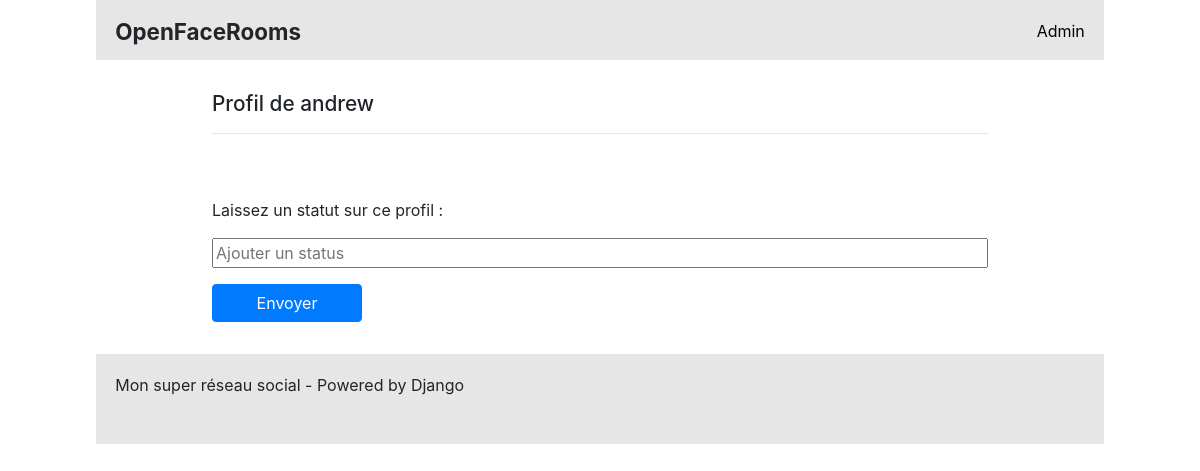
The page /profile/1 on the database as committed earlier.
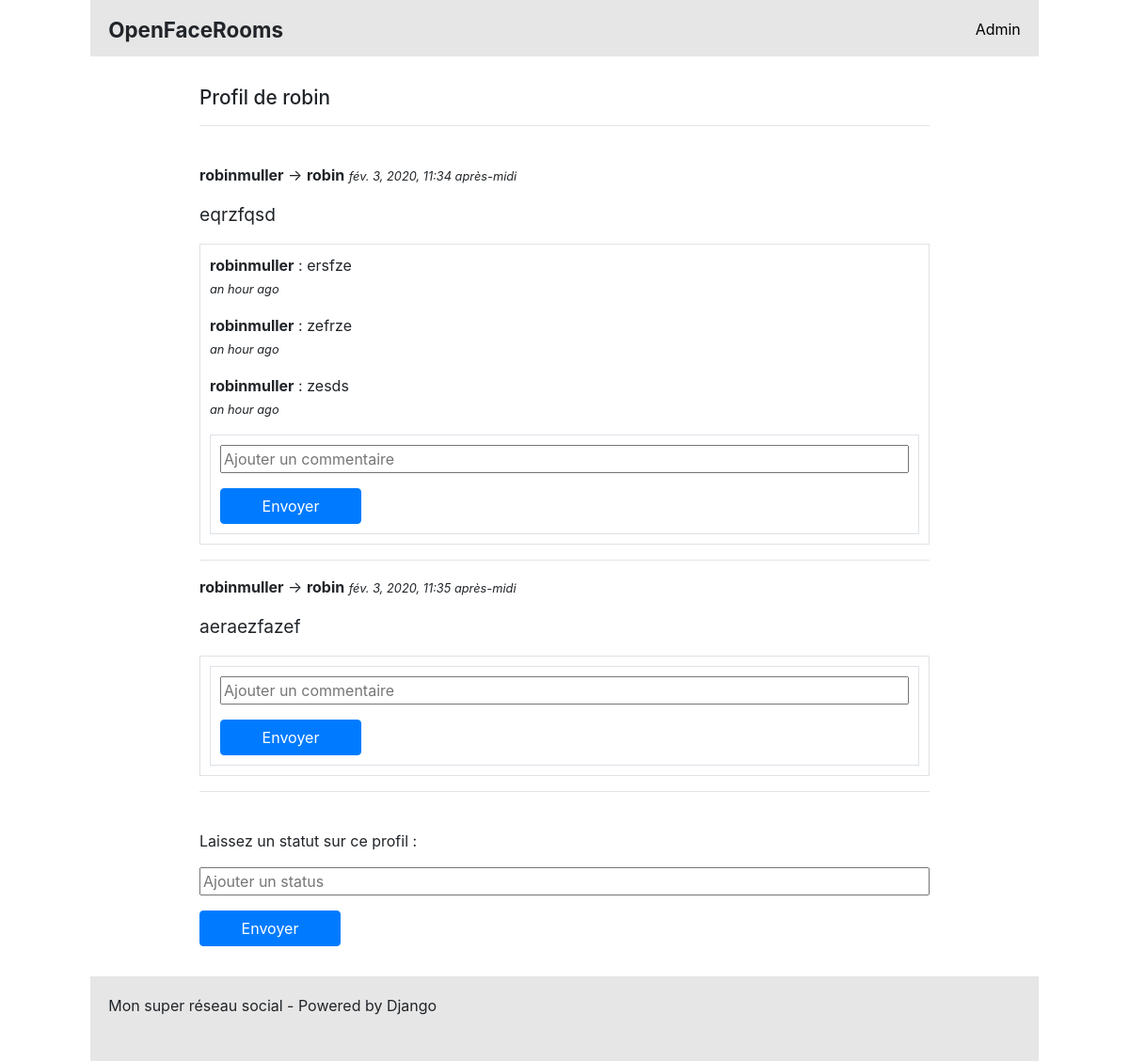
The same page on the database as committed later.
### social/models.py (models this page shows, shortened)
class Profile(models.Model):
    user      = models.CharField(max_length=100, verbose_name="")
    date      = models.DateTimeField(default=timezone.now, verbose_name="Date de création")
    class Meta:
        verbose_name="Profil"
    def __str__(self):
        return "Profil de {}".format(self.user)

class Message(models.Model):
    content = models.CharField(max_length=100, verbose_name="")
    author  = models.CharField(max_length=100, verbose_name="")
    date    = models.DateTimeField(default=timezone.now, verbose_name="Date de création")

class ProfileStatus(Message):
    profile = models.ForeignKey('Profile', on_delete=models.CASCADE)
    class Meta:
        verbose_name="Statut"
    def __str__(self):
        return self.content

class Message(models.Model):
    content = models.CharField(max_length=100, verbose_name="")
    author  = models.CharField(max_length=100, verbose_name="")
    date    = models.DateTimeField(default=timezone.now, verbose_name="Date de création")

class Comment(Message):
    status  = models.ForeignKey('ProfileStatus', on_delete=models.CASCADE)
    class Meta:
        verbose_name="Commentaire"

### social/views.py (the view)
# urls.py: path('profile/<id>', views.show_profile, name='show_profile'),
def show_profile(request, id):
    try:
        profile = Profile.objects.get(id=id)
    except:
        raise Http404
    try:
        if request.POST['type_form'] == 'profile_status':
            status = ProfileStatus()
            status.content = request.POST['content']
            status.profile = Profile.objects.get(id=request.POST['profile'])
            status.author = User_Auth.objects.get(id=request.user.id)
            status.save()
            return redirect(show_profile, id)
    except:
        pass
    form = CommentForm(request.POST or None)
    try:
        if request.POST['type_form'] == 'comment_status':
            if form.is_valid():
                comment = Comment()
                comment.content = request.POST['content']
                comment.status = ProfileStatus.objects.get(id=request.POST['status'])
                comment.author = User_Auth.objects.get(id=request.user.id)
                comment.save()
                return redirect(show_profile, id)
    except:
        pass
    statutes = ProfileStatus.objects.filter(profile=profile)
    return render(request, 'social/show_profile.html', locals())

### social/forms.py
class CommentForm(forms.ModelForm):
    def __init__(self, *args, **kwargs):
        super(CommentForm, self).__init__(*args, **kwargs)
        self.fields['content'].widget.attrs['placeholder'] = "Ajouter un commentaire"
    class Meta:
        model = Comment
        fields = ('content',)

### social/templates/social/show_profile.html (shortened to what this page needs)
{% extends "base.html" %}
{% load humanize %}
{% block content%}
	<h2>{{ profile }}</h2>
	<hr>
	<br>
	{% for status in statutes %}
		<p>
			{% if status.author == status.profile.user %}
				<b>{{ status.author }}</b>
			{% else %}
				<b>{{ status.author }}</b> -> <b>{{ status.profile.user }}</b>
			{% endif %}
			<i>{{ status.date }}</i>
			<div class="status">{{ status }}</div>
		</p>
		<div class="border">
			{% if status.comment_set.all.count > 0 %}
				{% for comment in status.comment_set.all %}
					<p>
						<b>{{ comment.author }}</b> : {{ comment.content }}
						<br>
						<i>{{ comment.date|naturaltime }}</i>
					</p>
				{% endfor %}
			{% endif %}
			<div class="border">
				<form action="{% url "show_profile" profile.id  %}" method="post">
				    {{ form.as_p }}
				    <input class="btn btn-primary" type="submit" value="Envoyer" />
				</form>
			</div>
		</div>
		<hr>
	{% endfor %}
		<br>
		<p>Laissez un statut sur ce profil : </p>
		<form action="{% url "show_profile" profile.id  %}" method="post">
		    <p><input type="text" name="content" placeholder="Ajouter un status"></p>
		    <input class="btn btn-primary" type="submit" value="Envoyer" />
		</form>
{% endblock%}

### templates/base.html (shortened to what this page needs)
<!doctype html>
<html lang="fr">
  <head>
    <link rel="stylesheet" href="https://stackpath.bootstrapcdn.com/bootstrap/4.4.1/css/bootstrap.min.css">
  </head>
  <body>
  	<header>
		<h1 style="float: left;"><b>OpenFaceRooms</b></h1>
		<a style="float: right;" href="/admin/login/">Admin</a>
    </header>
  	<div class="content" style="margin: 2em">
    	{% block content %}{% endblock %}
    </div>
    <footer>
		Mon super réseau social - Powered by Django
    </footer>
  </body>
</html>

### templates/base.html (style rules this page uses)
header { position: relative; top: 0; margin-left:8%; margin-right: 8%; width: 84%; height: 60px; padding: 1.2em; background: #E6E6E6; }
.content { padding-right: 15%;padding-left: 15%; }
.status { font-size: 1.2em; }
.border { padding: 10px; }
.btn { width: 150px; }
input { width:100%; }
h1 { font-size: 1.4em; }
h2 { font-size: 1.3em; }
i { font-size: 0.8em; }
a { color: black; }
footer { position: relative; bottom: 0; margin-left:8%; margin-right: 8%; width: 84%; height: 90px; padding: 1.2em; background: #E6E6E6; }

Rows that differ between the two databases and show on the page:
changed Profile: user "Profil de andrew" → "Profil de robin"
added ProfileStatus: author "robinmuller", profile.user "robin", date "fév. 3, 2020, 11:34 après-midi", content "eqrzfqsd"
added Comment: author "robinmuller", content "ersfze", date "an hour ago"
added Comment: author "robinmuller", content "zefrze", date "an hour ago"
added Comment: author "robinmuller", content "zesds", date "an hour ago"
added ProfileStatus: author "robinmuller", profile.user "robin", date "fév. 3, 2020, 11:35 après-midi", content "aeraezfazef"
